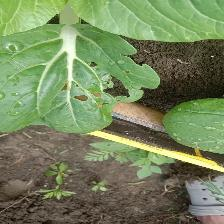
#> input picture images/valid/test_Alternaria_Leaf_Spot_359_jpg.rf.4663663f23be3487f012d5a6f0b878fd.jpg, 224 x 224 px; its folder holds 4 pictures in this run
$ python maskImages.py
#> lines starting #> are read from the running program, lines starting #| are printed output that depends on the picture; after the words box and inside, x2 and y2 are one past the last pixel; in counts of white or black regions, pixels touching at a corner belong together
import cv2
import os
import numpy as np

input_folder = "images/valid"
mask_folder = "masks/valid"
os.makedirs(mask_folder, exist_ok=True)

for file in os.listdir(input_folder):
    if file.lower().endswith((".jpg", ".png", ".jpeg")):
        img = cv2.imread(os.path.join(input_folder, file))
#> img is the input picture: shape (224, 224, 3); mean B, G, R 92.7, 133.3, 117
        hsv = cv2.cvtColor(img, cv2.COLOR_BGR2HSV)
#> hsv: shape (224, 224, 3); mean H, S, V 37.3, 87, 137.5
        # Example threshold for brown/yellow spots (adjust as needed)
        lower = np.array([10, 50, 50])
        upper = np.array([30, 255, 255])
        mask = cv2.inRange(hsv, lower, upper)
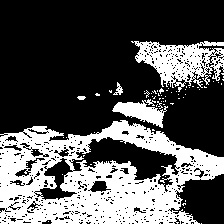
#> mask: shape (224, 224); 33.1% white; 68 white regions (63 under 20 px), largest, box (x1, y1, x2, y2) and area: (0, 120, 224, 224) 13199, (131, 41, 224, 92) 2410, (112, 99, 168, 128) 760, (113, 82, 123, 95) 56, (77, 96, 86, 100) 28
        cv2.imwrite(os.path.join(mask_folder, file), mask)
#> pass 2 of the loop `for file in os.listdir(input_folder):`:
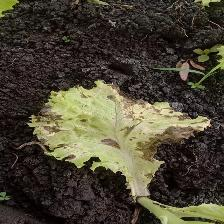
#> input picture images/valid/test_Bacterial_Soft_Rot_2834_jpg.rf.c53cfe87ca82d1b641229f5c7141fa4e.jpg, 224 x 224 px
#> img is the input picture: shape (224, 224, 3); mean B, G, R 52.6, 68.1, 73.7
#> hsv: shape (224, 224, 3); mean H, S, V 23.2, 93.3, 74.5
#> `mask = cv2.inRange(hsv, lower, upper)`:
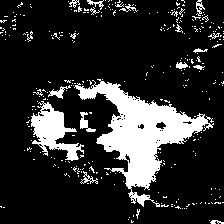
#> mask: shape (224, 224); 17.4% white; 313 white regions (295 under 20 px), largest, box (x1, y1, x2, y2) and area: (74, 79, 214, 207) 5700, (31, 101, 84, 161) 1393, (80, 112, 96, 132) 130
#> pass 3 of the loop `for file in os.listdir(input_folder):`:
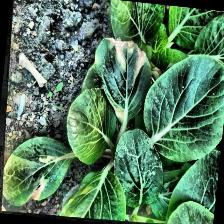
#> input picture images/valid/test_Downy_Mildew_5b6c5155-8643-4ea8-869d-8120fcde1866_jpg.rf.3991ac2ce0e0e897f9e593bbc1ae510a.jpg, 224 x 224 px
#> img is the input picture: shape (224, 224, 3); mean B, G, R 92.3, 120.9, 83.4
#> hsv: shape (224, 224, 3); mean H, S, V 67.7, 109.2, 121.5
#> `mask = cv2.inRange(hsv, lower, upper)`:
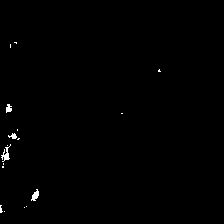
#> mask: shape (224, 224); 0.47% white; 17 white regions (13 under 20 px), largest, box (x1, y1, x2, y2) and area: (1, 144, 11, 162) 68, (31, 189, 39, 201) 54, (6, 104, 12, 113) 38, (8, 133, 17, 139) 31
#> the loop made 4 passes; the first 3 are shown
